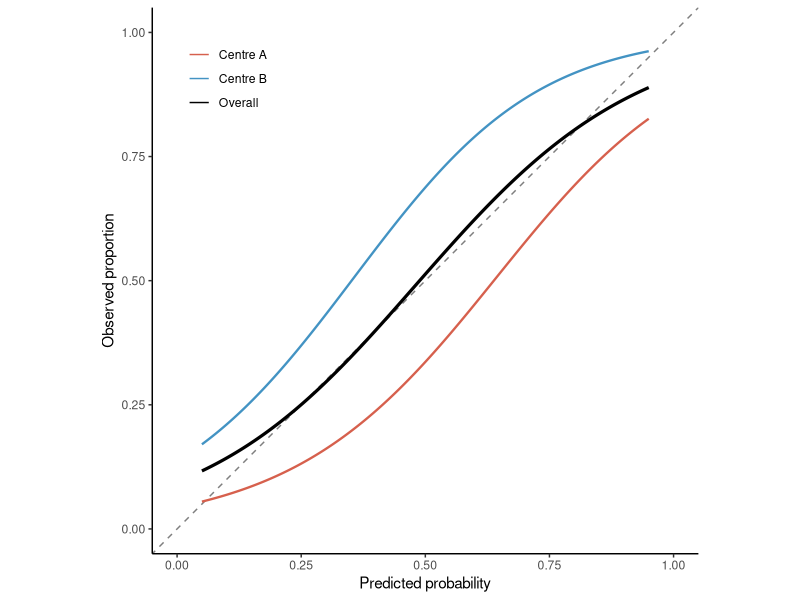

The R script that drew this image:
library(tidyverse)
library(rms)

set.seed(4738)
n <- 3000

p_pred <- runif(2 * n, 0.02, 0.98)

# Centre A: model overestimates (true prob lower than predicted)
# Centre B: model underestimates (true prob higher than predicted)
delta <- 0.7
p_true <- c(
  plogis(qlogis(p_pred[1:n]) - delta),
  plogis(qlogis(p_pred[(n+1):(2*n)]) + delta)
)
y <- rbinom(2 * n, 1, p_true)

df <- tibble(
  p_pred = p_pred,
  y = y,
  centre = rep(c("Centre A", "Centre B"), each = n)
)

# Restricted cubic spline calibration curves
fit_overall <- lrm(y ~ rcs(p_pred, 3), data = df)
fit_a <- lrm(y ~ rcs(p_pred, 3), data = filter(df, centre == "Centre A"))
fit_b <- lrm(y ~ rcs(p_pred, 3), data = filter(df, centre == "Centre B"))

grid <- tibble(p_pred = seq(0.05, 0.95, length.out = 300))

curves <- bind_rows(
  grid |> mutate(y_hat = plogis(predict(fit_overall, newdata = grid)), group = "Overall"),
  grid |> mutate(y_hat = plogis(predict(fit_a, newdata = grid)), group = "Centre A"),
  grid |> mutate(y_hat = plogis(predict(fit_b, newdata = grid)), group = "Centre B")
)

p_clust <- ggplot(curves, aes(x = p_pred, y = y_hat, color = group, linewidth = group)) +
  geom_abline(slope = 1, intercept = 0, linetype = "dashed", color = "grey50") +
  geom_line() +
  scale_color_manual(values = c("Overall" = "black", "Centre A" = "#D6604D", "Centre B" = "#4393C3")) +
  scale_linewidth_manual(values = c("Overall" = 1.1, "Centre A" = 0.8, "Centre B" = 0.8)) +
  guides(linewidth = "none") +
  labs(x = "Predicted probability", y = "Observed proportion", color = NULL) +
  coord_equal(xlim = c(0, 1), ylim = c(0, 1)) +
  theme_classic(base_size = 11) +
  theme(legend.position = c(0.05, 0.95), legend.justification = c(0, 1),
        legend.background = element_rect(fill = alpha("white", 0.8), color = NA))

ggsave("figures/Introduction/calibration_clustering.pdf", p_clust, width = 5, height = 5, units = "in")
